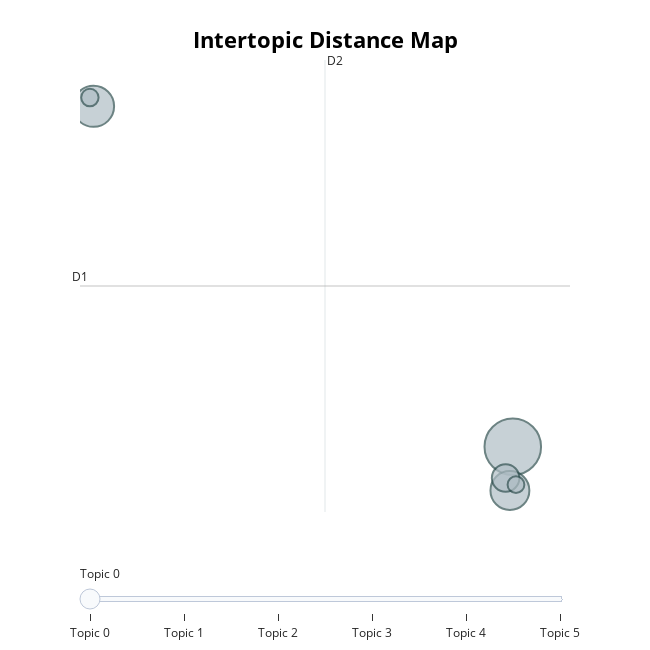

Source (notebook cell):
### Code cell
zh_topic_model.visualize_topics()

### Figure 1 — Plotly figure (JSON) as saved in the notebook; plotly's stock layout.template omitted (floating-point values rounded to 4 significant figures)
{"data": [{"customdata": [[0, "放榜 | 教授 | 台大 | 考試 | 正取", 148], [1, "謝謝 | 資訊 | 幾次 | 想到 | 生活", 78], [2, "老師 | 時間 | 東西 | 只能 | 能力", 70], [3, "分享 | 請問 | 學長 | 經驗 | 希望", 35], [4, "讀博 | 春季班 | 數學系 | 岩壁 | 有修", 14], [5, "下手 | 文筆 | 有始有終 | 會來 | 最想", 13]], "hovertemplate": "<b>Topic %{customdata[0]}</b><br>%{customdata[1]}<br>Size: %{customdata[2]}", "legendgroup": "", "marker": {"color": "#B0BEC5", "line": {"color": "DarkSlateGrey", "width": 2}, "size": [148, 78, 70, 35, 14, 13], "sizemode": "area", "sizeref": 0.0925, "symbol": "circle"}, "mode": "markers", "name": "", "orientation": "v", "showlegend": false, "type": "scatter", "x": [32.91, -5.731, 32.65, 32.25, -6.071, 33.21], "xaxis": "x", "y": [-3.821, 9.311, -5.515, -5.028, 9.651, -5.286], "yaxis": "y"}], "layout": {"annotations": [{"showarrow": false, "text": "D1", "x": -6.981, "y": 2.378, "yshift": 10}, {"showarrow": false, "text": "D2", "x": 15.6, "xshift": 10, "y": 11.1}], "height": 650, "hoverlabel": {"bgcolor": "white", "font": {"family": "Rockwell", "size": 16}}, "legend": {"itemsizing": "constant", "tracegroupgap": 0}, "margin": {"t": 60}, "shapes": [{"line": {"color": "#CFD8DC", "width": 2}, "type": "line", "x0": 15.6, "x1": 15.6, "y0": -6.342, "y1": 11.1}, {"line": {"color": "#9E9E9E", "width": 2}, "type": "line", "x0": -6.981, "x1": 38.19, "y0": 2.378, "y1": 2.378}], "sliders": [{"active": 0, "pad": {"t": 50}, "steps": [{"args": [{"marker.color": [["red", "#B0BEC5", "#B0BEC5", "#B0BEC5", "#B0BEC5", "#B0BEC5"]]}], "label": "Topic 0", "method": "update"}, {"args": [{"marker.color": [["#B0BEC5", "red", "#B0BEC5", "#B0BEC5", "#B0BEC5", "#B0BEC5"]]}], "label": "Topic 1", "method": "update"}, {"args": [{"marker.color": [["#B0BEC5", "#B0BEC5", "red", "#B0BEC5", "#B0BEC5", "#B0BEC5"]]}], "label": "Topic 2", "method": "update"}, {"args": [{"marker.color": [["#B0BEC5", "#B0BEC5", "#B0BEC5", "red", "#B0BEC5", "#B0BEC5"]]}], "label": "Topic 3", "method": "update"}, {"args": [{"marker.color": [["#B0BEC5", "#B0BEC5", "#B0BEC5", "#B0BEC5", "red", "#B0BEC5"]]}], "label": "Topic 4", "method": "update"}, {"args": [{"marker.color": [["#B0BEC5", "#B0BEC5", "#B0BEC5", "#B0BEC5", "#B0BEC5", "red"]]}], "label": "Topic 5", "method": "update"}]}], "title": {"font": {"color": "Black", "size": 22}, "text": "<b>Intertopic Distance Map</b>", "x": 0.5, "xanchor": "center", "y": 0.95, "yanchor": "top"}, "width": 650, "xaxis": {"anchor": "y", "domain": [0, 1], "range": [-6.981, 38.19], "title": {"text": ""}, "visible": false}, "yaxis": {"anchor": "x", "domain": [0, 1], "range": [-6.342, 11.1], "title": {"text": ""}, "visible": false}}}
